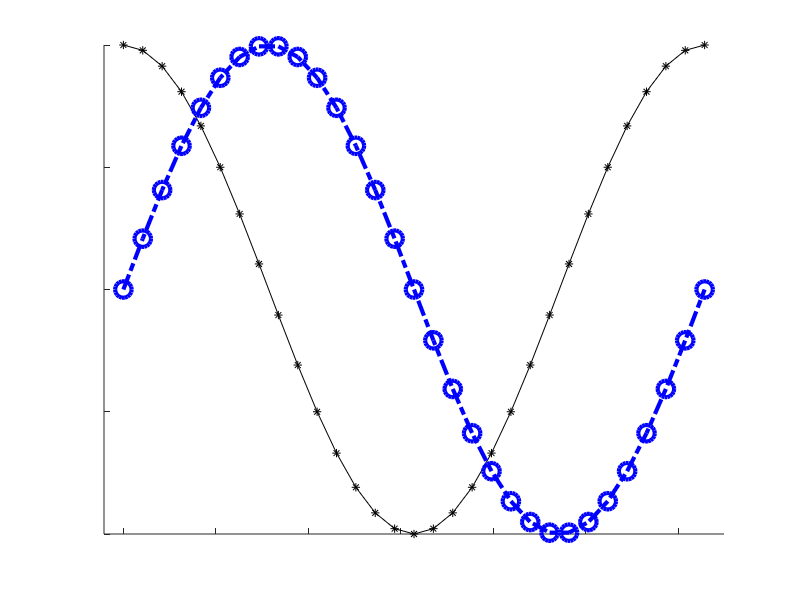
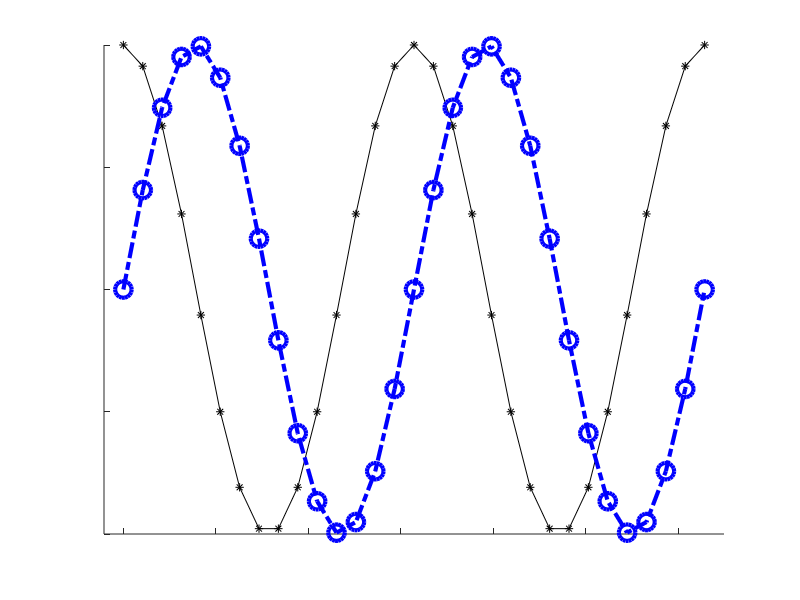
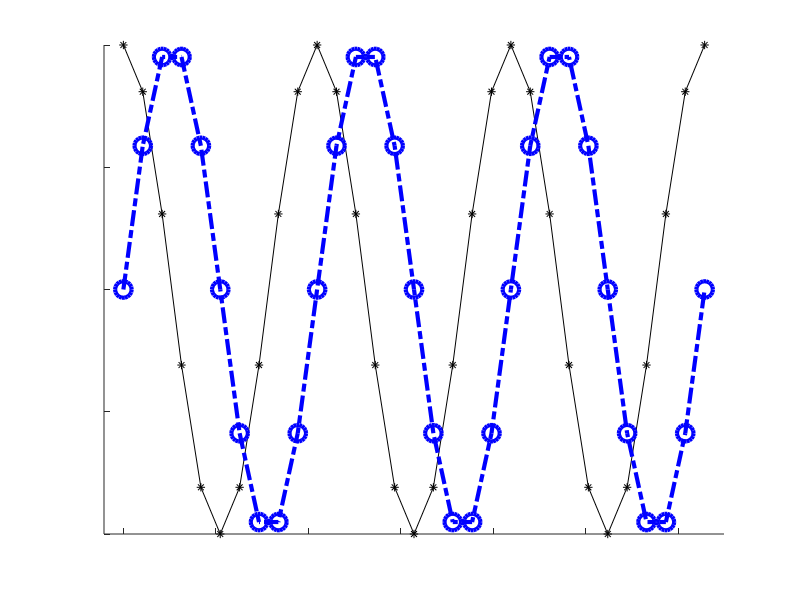

These figures' MATLAB source, in order:
x = 0:pi/15:2*pi;
y1 = cos(x);
y2 = sin(x);
plot(x,y1,'-k*',x,y2,'-.bo','markersize',12,'linewidth',3)
set(gca,'xticklabel',[],'yticklabel',[],'box','off','XLim',[0-pi/15 2*pi+pi/15])
print('-dtiff','cycle1')
figure
y1 = cos(2*x);
y2 = sin(2*x);
plot(x,y1,'-k*',x,y2,'-.bo','markersize',12,'linewidth',3)
set(gca,'xticklabel',[],'yticklabel',[],'box','off','XLim',[0-pi/15 2*pi+pi/15])
print('-dtiff','cycle2')
figure
y1 = cos(3*x);
y2 = sin(3*x);
plot(x,y1,'-k*',x,y2,'-.bo','markersize',12,'linewidth',3)
set(gca,'xticklabel',[],'yticklabel',[],'box','off','XLim',[0-pi/15 2*pi+pi/15])
print('-dtiff','cycle3')
